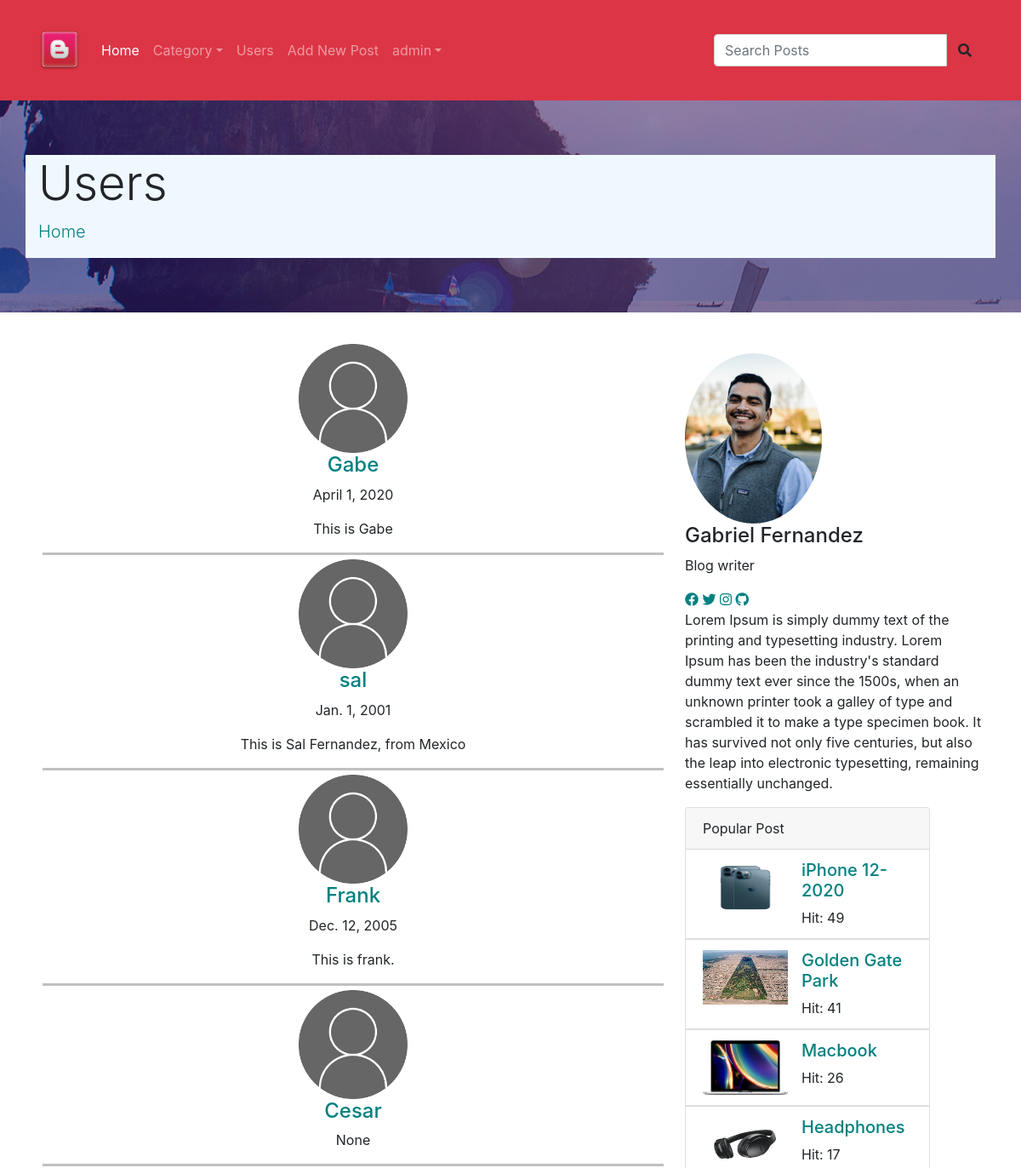
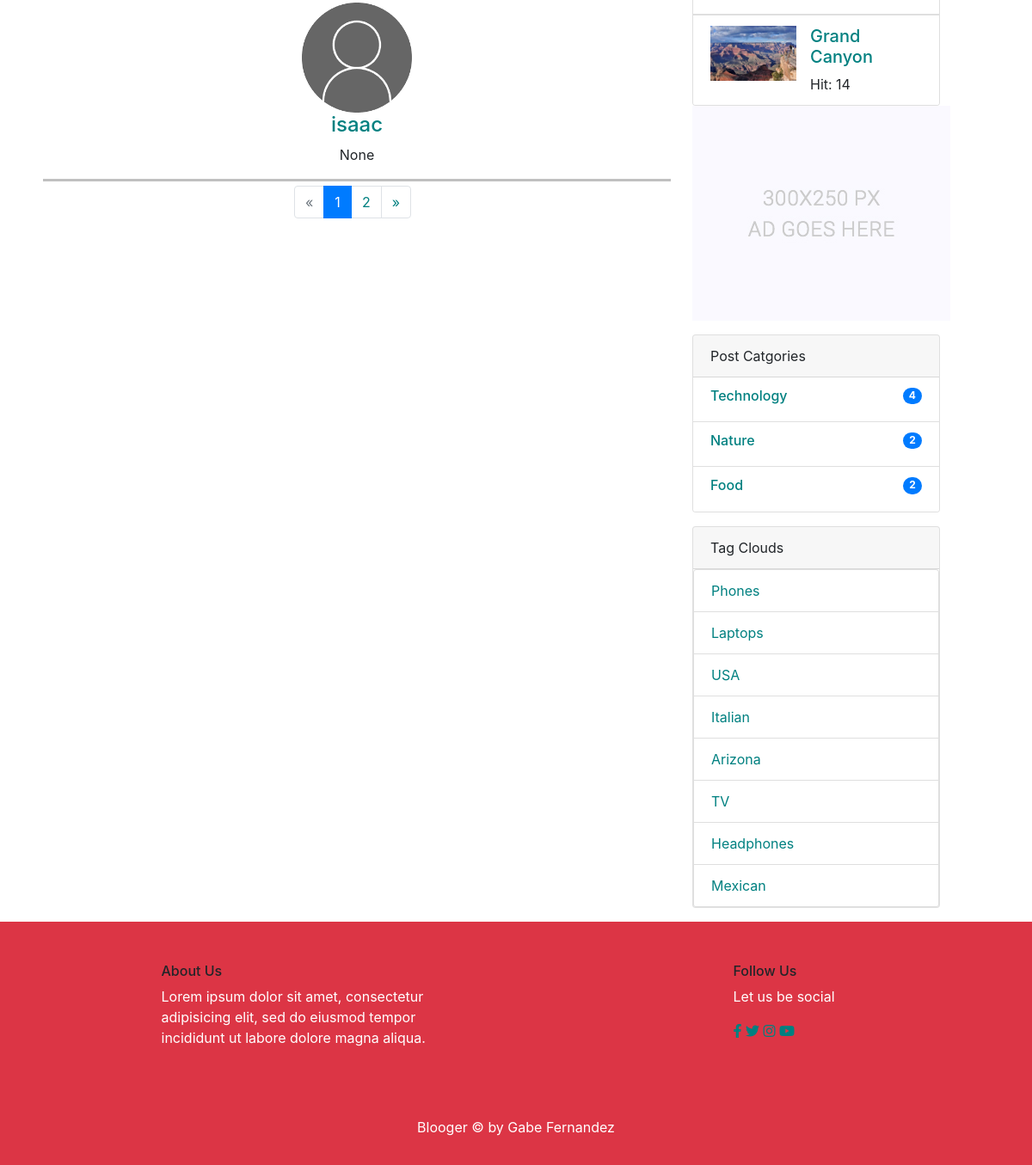
/users/ (signed in), run on the app's committed database (2 pictures, top to bottom).
### users/models.py (models this page shows, shortened)
class UserProfile(models.Model):
    user = models.OneToOneField(settings.AUTH_USER_MODEL, on_delete=models.CASCADE)
    birthday = models.DateField(null=True, blank=True)
    bio = models.TextField(max_length=250, blank=True)
    image = models.ImageField(blank=True, null=True, default='users/user_default.png', upload_to='users')
    slug = models.SlugField(editable=False)

### posts/models.py (models this page shows, shortened)
class Post(models.Model):
    title = models.CharField(max_length=150)
    content = models.TextField()
    publishing_date = models.DateField(auto_now_add=True)
    image = models.ImageField(blank=True, null=True, upload_to='uploads')
    user = models.ForeignKey(settings.AUTH_USER_MODEL, on_delete=models.CASCADE)
    slug = models.SlugField(default="slug", editable=False)
    category = models.ForeignKey(Category, on_delete=models.CASCADE, related_name="posts", default=1)
    tag = models.ManyToManyField(Tag, related_name="posts", blank=True)
    slider_post = models.BooleanField(default=False)
    hit = models.PositiveIntegerField(default=0)

class Category(models.Model):
    title = models.CharField(max_length=100)
    slug = models.SlugField(editable=False)
    def post_count(self):
        return self.posts.all().count()

class Tag(models.Model):
    title = models.CharField(max_length=50)
    slug = models.SlugField(editable=False)
    def __str__(self):
        return self.title

### users/views.py (the view)
# urls.py: path('', UserListView.as_view(), name="user_list"),
class UserListView(ListView):
    template_name = 'users/user-list.html'
    model = UserProfile
    context_object_name = 'profiles'
    paginate_by = 5
    def get_context_data(self, **kwargs):
        context = super(UserListView, self).get_context_data(**kwargs)
        return context

### posts/templatetags/custom_tags.py (called while the page is built)
@register.simple_tag(name="categories")
def all_categories():
    return Category.objects.all()

@register.simple_tag(name="tags")
def all_tags():
    return Tag.objects.all()

@register.simple_tag(name="hit_posts")
def hit_posts():
    return Post.objects.order_by('-hit')[:5]

### templates/users/user-list.html (shortened to what this page needs)
{% extends 'posts/base.html'%}
{% load static %}
{% block content %}
        <div class="jumbotron jumbotron-fluid banner">
          <div class="container d-flex justify-content-center flex-column banner-text">
            <h1 class="display-4">Users</h1>
            <p class="lead"><a href="{% url 'index' %}">Home</a></p>
          </div>
        </div>
        <section class="blog_area p_120">
            <div class="container">
                <div class="row">
                    <div class="col-lg-8">
                        <div class="blog_left_sidebar" style="text-align:center;">
                            {% for profile in profiles %}
                            <div class="container" style="margin:5px; border-bottom:solid; border-color:silver">
                                <img src="{{profile.image.url}}">
								<a href="{% url 'users:user_posts' pk=profile.user.pk %}"> <h4>{{ profile.user.username }}</h4></a>
								<p>{{profile.birthday}}</p>
                                <p>{{profile.bio}}</p>
                            </div>
                            {% endfor %}
							{% if is_paginated %}
                            <nav class="blog-pagination justify-content-center d-flex">
		                        <ul class="pagination">
									{% if page_obj.has_previous %}
		                            <li class="page-item">
		                                <a href="?page={{page_obj.previous_page_number}}" class="page-link" aria-label="Previous">
		                                    <span aria-hidden="true">
		                                        <span aria-hidden="true">&laquo;</span>
        										<span class="sr-only">Previous</span>
		                                    </span>
		                                </a>
		                            </li>
									{%else%}
		                            <li class="page-item disabled">
		                                <a href="#" class="page-link" aria-label="Previous">
		                                    <span aria-hidden="true">
		                                        <span aria-hidden="true">&laquo;</span>
		                                    </span>
		                                </a>
		                            </li>
									{%endif%}
									{% for i in paginator.page_range %}
									{%if page_obj.number == i %}
		                            <li class="page-item active"><a href="#" class="page-link">{{i}}</a></li>
									{%else%}
		                            <li class="page-item"><a href="?page={{i}}" class="page-link">{{i}}</a></li>
									{%endif%}
									{%endfor%}
									{% if page_obj.has_next%}
		                            <li class="page-item">
		                                <a href="?page={{page_obj.next_page_number}}" class="page-link" aria-label="Next">
		                                    <span aria-hidden="true">
		                                        <span aria-hidden="true">&raquo;</span>
		                                    </span>
		                                </a>
		                            </li>
									{%endif%}
		                        </ul>
		                    </nav>
							{% endif %}
                        </div>
                    </div>
                    {% include 'posts/sidebar.html' %}
                </div>
            </div>
        </section>
{% endblock %}

### templates/posts/base.html (shortened to what this page needs)
<!doctype html>
<html lang="en">
    <head>
        {% load static %}
        {% load custom_tags %}
        <link rel="stylesheet" href="https://cdnjs.cloudflare.com/ajax/libs/font-awesome/5.15.1/css/all.min.css">
        <link rel="stylesheet" href="https://cdn.jsdelivr.net/npm/bootstrap@4.5.3/dist/css/bootstrap.min.css">
        <link rel="stylesheet" type="text/css" href="{% static 'css/mycss.css'%}">
    </head>
    <body>
        <header class="header">
				<nav class="navbar navbar-expand-lg navbar-dark bg-danger">
					<div class="container my-3">
						<a class="navbar-brand " href="{% url 'index'%}"><img src="{% static "img/favicon.png" %}" alt="" width="50" height="50" alt="" loading="lazy"></a>
						<div class="collapse navbar-collapse" id="navbarNavDropdown">
                            <ul class="navbar-nav mr-auto">
								<li class="nav-item active"><a class="nav-link" href="{% url 'index'%}">Home</a></li>
                                <li class="nav-item dropdown">
									<a class="nav-link dropdown-toggle" href="#" id="navbarDropdown" role="button" data-toggle="dropdown" aria-haspopup="true" aria-expanded="false">Category</a>
                                        {% categories as categories %}
                                </li>
                                <li class="nav-item"><a class="nav-link" href="{% url 'users:user_list'%}">Users</a></li>
                                {% if user.is_authenticated %}
                                <li class="nav-item"><a class="nav-link" href="{% url 'create_post'%}">Add New Post</a></li>
								<li class="nav-item submenu dropdown">
									<a href="#" class="nav-link dropdown-toggle" data-toggle="dropdown" role="button" aria-haspopup="true" aria-expanded="false">{{user.username}}</a>
								</li>
                                {% else %}
                                <li class="nav-item"><a class="nav-link" href="{% url 'users:register'%}">Register</a></li>
                                <li class="nav-item"><a class="nav-link" href="{% url 'users:login'%}">Login</a></li>
                                {% endif %}
							</ul>
                        <aside class="my-3 rounded  d-flex flex-row-reverse">
                                <form action="{% url 'search' %}" method="GET" >
                                    <div class="input-group">
                                        <input type="text" class="form-control" placeholder="Search Posts" name="q">
                                        <span class="input-group-btn">
                                            <button class="btn btn-default" type="submit"><i class="fas fa-search "></i></button>
                                        </span>
                                    </div>
                                </form>
                            </aside>
					</div>
				</nav>
        </header>
    {% block content %}
    {% endblock %}
        <footer class="footer-area bg-danger " style="display:flex">
            <div class="container">
                <div class="row my-5 d-flex justify-content-around">
                    <div class="col-lg-4  col-md-4 col-sm-4">
                        <div class=" ">
                            <h6 class="footer_title">About Us</h6>
                            <p>Lorem ipsum dolor sit amet, consectetur adipisicing elit, sed do eiusmod tempor incididunt ut labore dolore magna aliqua.</p>
                        </div>
                    </div>
                    <div class="col-lg-2 col-md-6 col-sm-6">
                        <div class="single-footer-widget f_social_wd">
                            <h6 class="footer_title">Follow Us</h6>
                            <p>Let us be social</p>
                            <div class="f_social">
                                <a href="#"><i class="fab fa-facebook-f"></i></a>
								<a href="#"><i class="fab fa-twitter"></i></a>
								<a href="#"><i class="fab fa-instagram"></i></a>
								<a href="#"><i class="fab fa-youtube"></i></a>
                            </div>
                        </div>
                    </div>
                </div>
                <div class="footer-copyright text-center py-3">
                    <p class="col-lg-12 footer-text text-center">
                        Blooger &copy; by Gabe Fernandez
                    </p>
                </div>
            </div>
        </footer>
    </body>
</html>

### templates/posts/sidebar.html (shortened to what this page needs)
{% load static %}
{% load custom_tags %}
<div id=" sidebar"class=" col-lg-4" >
                        <div class="blog_right_sidebar my-3">
                            <aside class="author_section">
                                <img class="author_img rounded-circle" id="author_img" src="{% static "img/blog/gabe.png" %}" alt="">
                                <h4>Gabriel Fernandez</h4>
                                <p>Blog writer</p>
                                <div class="social_icon">
                                    <a href="#"><i class="fab fa-facebook"></i></a>
                                    <a href="#"><i class="fab fa-twitter"></i></a>
                                    <a href="#"><i class="fab fa-instagram"></i></a>
                                    <a href="#"><i class="fab fa-github"></i></a>
                                </div>
                                <p>Lorem Ipsum is simply dummy text of the printing and typesetting industry. Lorem Ipsum has been the industry's standard dummy text ever since the 1500s, when an unknown printer took a galley of type and scrambled it to make a type specimen book. It has survived not only five centuries, but also the leap into electronic typesetting, remaining essentially unchanged.</p>
                            </aside>
                            <div class="card" style="width: 18rem;">
                               <div class="card-header">
                                    Popular Post
                               </div>
                                {% hit_posts as posts %}
                                {% for post in posts %}
                               <ul class="list-group list-group-flush">
                                    <li class="list-group-item">
                                        <div class="media">
                                            <img src="{{post.image.url}}" class="mr-3" alt="..." style="height:64px; width:100px;">
                                            <div class="media-body">
                                                <a href="{% url 'detail' post.pk post.slug %}"><h5>{{ post.title }}</h5></a>
                                                Hit: {{post.hit}}
                                            </div>
                                        </div>
                                    </li>
                               </ul>
                                {%endfor %}
                            </div>
                            <aside class="single_sidebar_widget">
                                <a href="#"><img class="img-fluid" src="{% static "img/blog/add.jpg" %}" alt=""></a>
                            </aside>
                            <div class="card mt-3 " style="width: 18rem;">
                                <div class="card-header">
                                    Post Catgories
                                </div>
                                <ul class="list-group list-group-flush">
                                    {% categories as categories %}
                                    {% for category in categories %}
                                    <li class="list-group-item">
                                        <a href="{% url 'category_detail' pk=category.pk slug=category.slug %}" class="d-flex justify-content-between">
                                            <h6>{{category.title}}</h6>
                                            <h6 class="badge badge-primary badge-pill">{{category.post_count}}</h6>
                                        </a>
                                    </li>
                                    {% endfor %}
                                </ul>
                            </div>
                            <div class="card mt-3" style="width: 18rem;">
                                <div class="card-header">
                                    Tag Clouds
                                </div>
                                <ul class="list-group">
                                    {% tags as labels %}
                                    {% for label in labels%}
                                    <li class="list-group-item"><a href="{% url 'tag_detail' slug=label.slug%}">{{label}}</a></li>
                                    {% endfor %}
                                </ul>
                            </div>
                        </div>
                    </div>

### static/css/mycss.css (style rules this page uses)
a:link { color: teal; background-color: transparent; text-decoration: none; }
.banner { background: url(../img/banner/home-banner.jpg) no-repeat scroll center center; display:flex; }
.banner-text { background-color:#F0F8FF; }
#author_img { width:auto; height:200px; }
footer p { color:white; }

### data on the page
UserProfile: image (placeholder picture), user.username "Gabe", birthday "April 1, 2020", bio "This is Gabe"
UserProfile: image (placeholder picture), user.username "sal", birthday "Jan. 1, 2001", bio "This is Sal Fernandez, from Mexico"
UserProfile: image (placeholder picture), user.username "Frank", birthday "Dec. 12, 2005", bio "This is frank."
UserProfile: image (placeholder picture), user.username "Cesar", birthday "None"
UserProfile: image (placeholder picture), user.username "isaac", birthday "None"
Post: image (picture), title "iPhone 12-2020", hit "49"
Post: image (picture), title "Golden Gate Park", hit "41"
Post: image (picture), title "Macbook", hit "26"
Post: image (picture), title "Headphones", hit "17"
Post: image (picture), title "Grand Canyon", hit "14"
Category: title "Technology", post_count "4"
Category: title "Nature", post_count "2"
Category: title "Food", post_count "2"
Tag: title "Phones"
Tag: title "Laptops"
Tag: title "USA"
Tag: title "Italian"
Tag: title "Arizona"
Tag: title "TV"
Tag: title "Headphones"
Tag: title "Mexican"

### other printed values
{{ user.username }} "admin"
{{ i }} "1"
{{ i }} "2"
